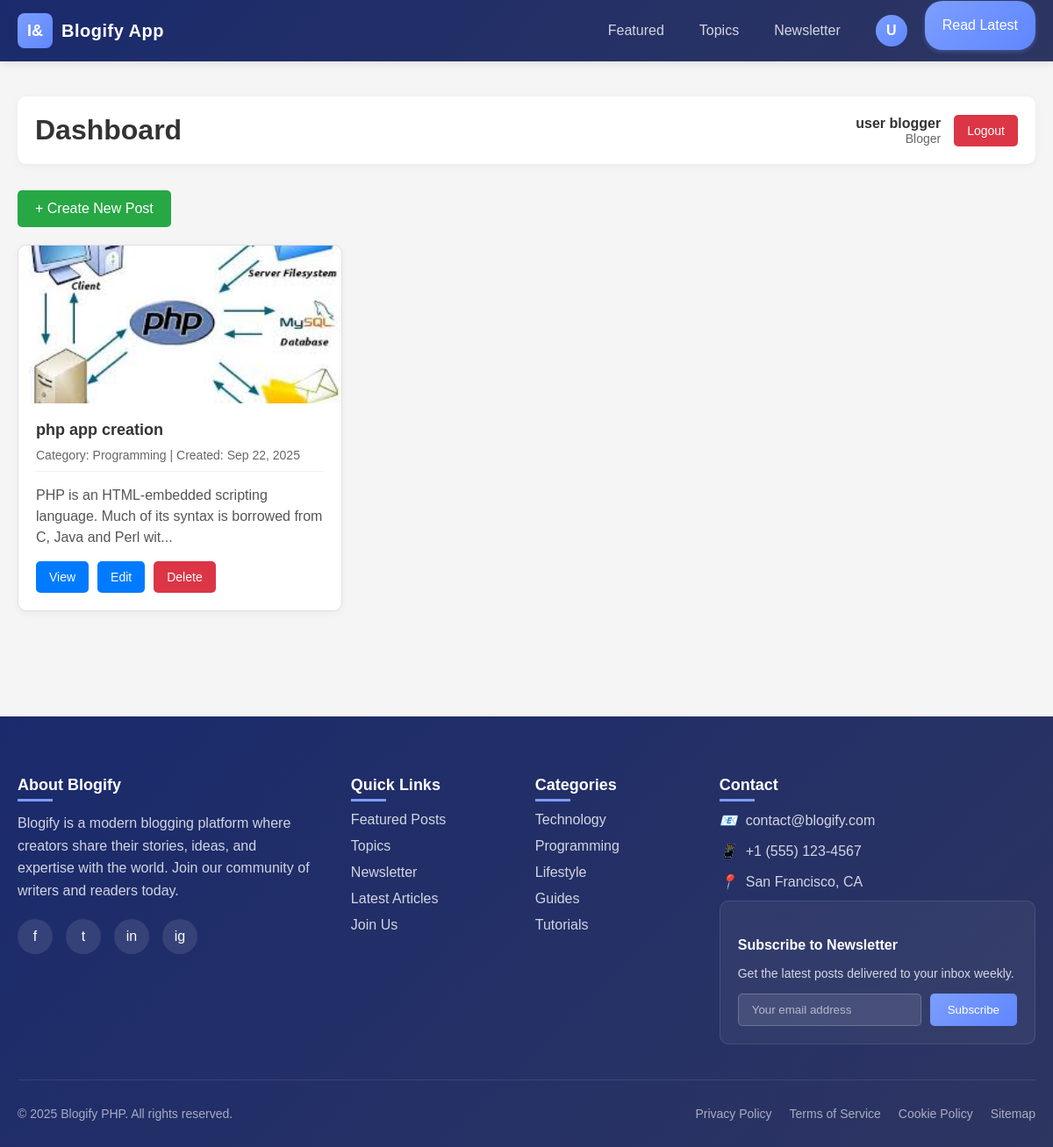
Screenshot of /users/dashboard.php (signed in) with the database file from the repository.
### tables this page shows
CREATE TABLE `blogs` (
  `id` int(11) NOT NULL,
  `user_id` int(11) NOT NULL,
  `title` varchar(255) NOT NULL,
  `content` text NOT NULL,
  `category` varchar(100) NOT NULL,
  `image_url` varchar(255) DEFAULT NULL,
  `created_at` timestamp NOT NULL DEFAULT CURRENT_TIMESTAMP,
  `updated_at` timestamp NOT NULL DEFAULT CURRENT_TIMESTAMP ON UPDATE CURRENT_TIMESTAMP
);

### users/dashboard.php (the view, shortened to what this page needs)
<?php
require_once('../db.php');
try {
    $stmt = $conn->prepare("SELECT * FROM blogs WHERE user_id = :user_id ORDER BY created_at DESC");
    $stmt->bindParam(":user_id", $_SESSION["user_id"]);
    $stmt->execute();
    $blogs = $stmt->fetchAll(PDO::FETCH_ASSOC);
} catch (PDOException $e) {
    $error = "Error fetching blogs: " . $e->getMessage();
    $blogs = [];
}
?>
<!DOCTYPE html>
<html lang="en">
<head>
</head>
<body>
    <?php include('../layout/navbar.php'); ?>
    <div class="main-content">
        <div class="container">
            <div class="header">
                <h1>Dashboard</h1>
                <div class="header-user">
                    <div class="user-info">
                        <div class="user-name"><?php echo htmlspecialchars($_SESSION["username"]); ?></div>
                        <div class="user-role"><?php echo ucfirst(htmlspecialchars($_SESSION["role"])); ?></div>
                    </div>
                    <a href="../auth/logout.php" class="btn btn-danger">Logout</a>
                </div>
            </div>
            <?php if (in_array($_SESSION['role'], ['admin', 'bloger'])): ?>
                <button class="btn btn-success" onclick="openModal()">+ Create New Post</button>
            <?php endif; ?>
            <?php if (empty($blogs)): ?>
                <div class="empty-state">
                    <div class="empty-state-icon">📝</div>
                    <h3>No blogs yet</h3>
                    <p>Start sharing your thoughts with the world by creating your first blog post.</p>
                </div>
            <?php else: ?>
                <div class="blog-list">
                    <?php foreach ($blogs as $blog): ?>
                        <div class="blog-card">
                            <div class="blog-image">
                    <?php if (!empty($blog['image_url'])): ?>
                <?php if (strpos($blog['image_url'], 'http') === 0): ?>
                     <img src="<?php echo htmlspecialchars($blog['image_url']); ?>" alt="<?php echo htmlspecialchars($blog['title']); ?>" style="width: 100%; height: 100%; object-fit: cover;">
                  <?php else: ?>
                  <img src="../<?php echo htmlspecialchars($blog['image_url']); ?>" alt="<?php echo htmlspecialchars($blog['title']); ?>" style="width: 100%; height: 100%; object-fit: cover;">
                <?php endif; ?>
    <?php else: ?>
        <div style="width: 100%; height: 100%; background: linear-gradient(135deg, #7c9eff, #5f86ff); display: flex; align-items: center; justify-content: center; color: white; font-weight: bold;">
            No Image
        </div>
    <?php endif; ?>
</div>
                            <div class="blog-content">
                                <div class="blog-title"><?php echo htmlspecialchars($blog['title']); ?></div>
                                <div class="blog-meta">
                                    Category: <?php echo htmlspecialchars($blog['category']); ?> |
                                    Created: <?php echo date('M j, Y', strtotime($blog['created_at'])); ?>
                                </div>
                                <div class="blog-excerpt">
                                    <?php echo substr(htmlspecialchars($blog['content']), 0, 100) . '...'; ?>
                                </div>
                                <div class="blog-actions">
                                    <a href="view_blog.php?id=<?php echo $blog['id']; ?>" class="btn">View</a>
                                    <a href="#" class="btn" onclick="editBlog(<?php echo $blog['id']; ?>)">Edit</a>
                                    <a href="#" class="btn btn-danger" onclick="deleteBlog(<?php echo $blog['id']; ?>)">Delete</a>
                                </div>
                            </div>
                        </div>
                    <?php endforeach; ?>
                </div>
            <?php endif; ?>
        </div>
    </div>
    <?php include('../layout/footer.php'); ?>
</body>
</html>

### users/dashboard.php (style rules this page uses)
body { font-family: Arial, sans-serif; margin: 0; padding: 0; background-color: #f5f5f5; min-height: 100vh; display: flex; flex-direction: column; }
.main-content { flex: 1; padding: 40px 20px; }
.container { max-width: 1200px; margin: 0 auto; }
.header { display: flex; justify-content: space-between; align-items: center; margin-bottom: 30px; background: white; padding: 20px; border-radius: 10px; box-shadow: 0 2px 10px rgba(0,0,0,0.05); }
.header h1 { margin: 0; color: #333; }
.header-user { display: flex; align-items: center; gap: 15px; }
.user-info { text-align: right; }
.user-name { font-weight: bold; color: #333; }
.user-role { font-size: 14px; color: #666; }
.blog-list { display: grid; grid-template-columns: repeat(auto-fill, minmax(300px, 1fr)); gap: 25px; }
.blog-card { border: 1px solid #e0e0e0; border-radius: 10px; background: white; box-shadow: 0 2px 10px rgba(0,0,0,0.05); transition: all 0.3s ease; overflow: hidden; }
.blog-image { height: 180px; background: linear-gradient(135deg, #7c9eff, #5f86ff); display: flex; align-items: center; justify-content: center; color: white; font-weight: bold; }
.blog-content { padding: 20px; }
.blog-title { font-size: 18px; font-weight: bold; margin-bottom: 10px; color: #333; }
.blog-meta { color: #666; font-size: 14px; margin-bottom: 15px; padding-bottom: 10px; border-bottom: 1px solid #f0f0f0; }
.blog-excerpt { color: #555; line-height: 1.5; margin-bottom: 15px; }
.blog-actions { display: flex; gap: 10px; }
.btn { padding: 10px 15px; background: #007bff; color: white; border: none; border-radius: 5px; cursor: pointer; text-decoration: none; display: inline-block; font-size: 14px; transition: all 0.3s ease; }
.btn-danger { background: #dc3545; }
.btn-success { background: #28a745; margin-bottom: 20px; font-size: 16px; padding: 12px 20px; }

### rows the page displays
blogs: image_url (picture), title "php app creation", category "Programming", created_at "Sep 22, 2025", content "PHP is an HTML-embedded scripting language. Much of its syntax is borrowed from C, Java and Perl wit"

### other values shown
substr($_SESSION['username'], 0, 1) "U"
$_SESSION["username"] "user blogger"
$_SESSION["role"] "Bloger"
